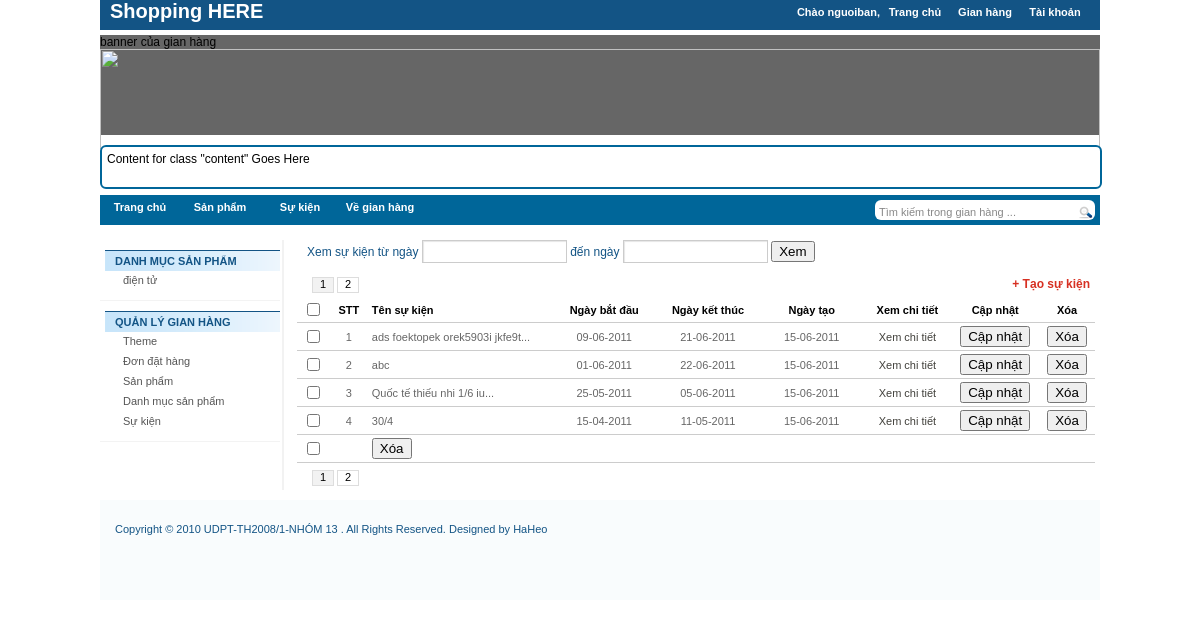
Screenshot of /ds_su_kien_admin.php?maGianHang=3 (signed in) with the database file from the repository.
### tables this page shows
CREATE TABLE `loai_san_pham` (
  `MaLoaiSP` int(11) NOT NULL AUTO_INCREMENT,
  `TenLoaiSP` varchar(50) DEFAULT NULL,
  `MaGianHang` int(11) NOT NULL,
  PRIMARY KEY (`MaLoaiSP`),
  KEY `FK_LoaiSP_GianHang` (`MaGianHang`),
  CONSTRAINT `FK_LoaiSP_GianHang` FOREIGN KEY (`MaGianHang`) REFERENCES `gian_hang` (`MaGianHang`) ON DELETE NO ACTION ON UPDATE NO ACTION
);

CREATE TABLE `su_kien` (
  `MaSuKien` int(11) NOT NULL,
  `MaGianHang` int(11) NOT NULL,
  `TenSuKien` varchar(100) NOT NULL,
  `NoiDungSuKien` text,
  `NgayTao` datetime NOT NULL,
  `NgayBatDau` datetime DEFAULT NULL,
  `NgayKetThuc` datetime DEFAULT NULL,
  `NgayCapNhat` datetime DEFAULT NULL,
  `NguoiCapNhat` int(11) DEFAULT NULL,
  `NgayXoa` datetime DEFAULT NULL,
  `NguoiXoa` int(11) DEFAULT NULL,
  `DaXoa` int(11) NOT NULL,
  `HinhAnh` varchar(100) DEFAULT NULL,
  PRIMARY KEY (`MaSuKien`),
  KEY `FK_Su_Kien_Gian_Hang` (`MaGianHang`),
  CONSTRAINT `FK_Su_Kien_Doi_Tuong` FOREIGN KEY (`MaSuKien`) REFERENCES `doi_tuong` (`MaDoiTuong`) ON DELETE NO ACTION ON UPDATE NO ACTION,
  CONSTRAINT `FK_Su_Kien_Gian_Hang` FOREIGN KEY (`MaGianHang`) REFERENCES `gian_hang` (`MaGianHang`) ON DELETE NO ACTION ON UPDATE NO ACTION
);

### class/ConnectDB.php (called while the page is built, shortened)
<?php
class ConnectDB {
	public static function OpenConnection()
	{
		return true;
	}
}
?>

### class/NguoiDungDAO.php (called while the page is built, shortened)
<?php
require_once 'ConnectDB.php';
class NguoiDungDAO extends ConnectDB {
	public  static  function LayThongTinNguoiDungTheoMa($maNguoiDung)
	{
		$nguoiDungDto = new NguoiDungDTO();
		try {
			$strSQL = "select * from `nguoi_dung` where `MaNguoiDung` = $maNguoiDung;";
			$result = mysql_query($strSQL, ConnectDB::$mLink);
			while ($row = mysql_fetch_array($result))
			{
				$nguoiDungDto->MaNguoiDung = $row["MaNguoiDung"];
				$nguoiDungDto->MaLoaiND = $row["MaLoaiND"];
				$nguoiDungDto->MaGianHang = $row["MaGianHang"];
				$nguoiDungDto->HoTen = $row["HoTen"];
				$nguoiDungDto->GioiTinh = $row["GioiTinh"];
				$nguoiDungDto->UserName = $row["UserName"];
				$nguoiDungDto->DiaChi = $row["DiaChi"];
				$nguoiDungDto->Email = $row["Email"];
				$nguoiDungDto->MatKhau = $row["MatKhau"];
				$nguoiDungDto->TinhTrang = $row["TinhTrang"];
				$nguoiDungDto->AnhDaiDien = $row["AnhDaiDien"];
			}
		} catch (Exception $e) {
			$nguoiDungDto = null;
		}
		return $nguoiDungDto;
	}
}
?>

### class/GianHangDAO.php (called while the page is built, shortened)
<?php
require_once ('ConnectDB.php');
class GianHangDAO extends ConnectDB {
	public static function LayGianHangTheoMa($maGianHang, $trangThai)
	{
		$gianHangDto = new GianHangDTO();
		try {
			$strSQL = "SELECT *
					FROM `gian_hang`
					WHERE `MaGianHang` = $maGianHang ";
			if ($trangThai == 2)
			{
				$strSQL .=";";
			}
			else
			{
				$strSQL .=" AND `DaXoa` = $trangThai;";
			}
			$result = mysql_query($strSQL, ConnectDB::$mLink);
			$row = mysql_fetch_array($result);
			$gianHangDto->MaGianHang = $row["MaGianHang"];
			$gianHangDto->MaNguoiDung = $row["MaNguoiDung"];
			$gianHangDto->TenGianHang = $row["TenGianHang"];
			$gianHangDto->NgayTao = $row["NgayTao"];
			$gianHangDto->NgayXoa = $row["NgayXoa"];
			$gianHangDto->NguoiXoa = $row["NguoiXoa"];
			$gianHangDto->NgayCapNhat = $row["NgayCapNhat"];
			$gianHangDto->NguoiCapNhat = $row["NguoiCapNhat"];
			$gianHangDto->Theme = $row["Theme"];
			$gianHangDto->DaXoa = $row["DaXoa"];
			$gianHangDto->LuotXem = $row["LuotXem"];
			$gianHangDto->ThongTin = $row["ThongTin"];
		} catch (Exception $e) {
			$gianHangDto = null;
		}
		return $gianHangDto;
	}
}
?>

### class/LoaiSanPhamDAO.php (called while the page is built, shortened)
<?php
require_once 'ConnectDB.php';
class LoaiSanPhamDAO extends ConnectDB {
	public static function LayDanhSachLoaiSanPhamTheoMaGianHang($maGianHang)
	{
		$lstLoaiSP = array();
		try {
			$strSQL = "	select *
						from `loai_san_pham`
						where `MaGianHang` = $maGianHang";
			$result = mysql_query($strSQL, ConnectDB::$mLink);
			if(mysql_num_rows($result) == 0)
			{
				$lstLoaiSP = null;
			}
			else
			{
				while($rows = mysql_fetch_array($result))
				{
					$loaiSanPhamDto = new LoaiSanPhamDTO();
					$loaiSanPhamDto->MaLoaiSP = $rows["MaLoaiSP"];
					$loaiSanPhamDto->TenLoaiSP = $rows["TenLoaiSP"];
					$loaiSanPhamDto->MaGianHang = $rows["MaGianHang"];
					array_push($lstLoaiSP, $loaiSanPhamDto);
				}
			}
		}
		catch (Exception $e)
		{
			$lstLoaiSP = null;
		}
		return $lstLoaiSP;
	}
}
?>

### class/SuKienDAO.php (called while the page is built, shortened)
<?php
require_once ('ConnectDB.php');
class SuKienDAO extends ConnectDB {
	public  static  function LayDanhSachSuKienTheoGianHang($maGianHang)
	{
		$lstSuKien = array();
		try {
			$strSQL = "	select * from Su_Kien sk
					   	where sk.MaGianHang = $maGianHang  AND sk.DaXoa = 0
						ORDER BY sk.NgayBatDau DESC;";
			$result = mysql_query($strSQL, ConnectDB::$mLink);
			while ($row = mysql_fetch_array($result) )
			{
				$suKienDto = new SuKienDTO();
				$suKienDto->MaSuKien = $row["MaSuKien"];
				$suKienDto->MaGianHang = $row["MaGianHang"];
				$suKienDto->TenSuKien = $row["TenSuKien"];
				$suKienDto->HinhAnh = $row["HinhAnh"];
				$suKienDto->NoiDungSuKien = $row["NoiDungSuKien"];
				$suKienDto->NgayTao = $row["NgayTao"];
				$suKienDto->NgayBatDau = $row["NgayBatDau"];
				$suKienDto->NgayKetThuc = $row["NgayKetThuc"];
				$suKienDto->NgayCapNhat = $row["NgayCapNhat"];
				$suKienDto->NguoiCapNhat = $row["NguoiCapNhat"];
				$suKienDto->NgayXoa = $row["NgayXoa"];
				$suKienDto->NguoiXoa = $row["NguoiXoa"];
				$suKienDto->DaXoa = $row["DaXoa"];
				array_push($lstSuKien, $suKienDto);
			}
		} catch (Exception $e) {
			$lstSuKien = null;
		}
		return $lstSuKien;
	}
}
?>

### controls/ucDSSuKien_Admin.php (the view, shortened to what this page needs)
<?php
	if ($_SESSION['Authentication'] != 2)
	{
		header('Location:index.php');
		return;
	}
	else
	{
		if (isset($_REQUEST['maGianHang']) && is_numeric($_REQUEST['maGianHang']))
		{
			require_once('class/SuKienDAO.php');
			require_once('class/GianHangDAO.php');
			$gianHang = GianHangDAO::LayGianHangTheoMa($maGH,0);
			if (is_null($gianHang))
			{
				header('Location:index.php');
				return;
			}
			else
			{
				$dsSuKien = SuKienDAO::LayDanhSachSuKienTheoGianHang($_REQUEST['maGianHang']);
			}
		}
		else
		{
			header('Location:index.php');
			return;
		}
	}
?>
<div class="toolbox text-normal-1">
	<p>
	Xem sự kiện từ ngày
    <input name='dtpNgayBD_SK' type='text' id='dtpNgayBD_SK' size='15'>
    đến ngày
    <input name='dtpNgayKT_SK' type='text' id='dtpNgayKT_SK' size='15'>
    <input type="button" name="btnXemSuKienTheoNgay" id="btnXemSuKienTheoNgay" value="Xem" />
	</p>
</div>
<div class="toolbox">
	<div class="paging">
      <div class="item">
          <a href="#" class="item current">1</a>
          <a href="#" class="item">2</a>
      </div>
    </div>
    <div class="button">
    	<a href="tao_su_kien.php"> + Tạo sự kiện</a>
    </div>
</div>
<div class="list-product" id="ketqua_xuly_SuKien">
<table width="100%" border="0" cellspacing="0" cellpadding="5">
          <tr>
          	<th width="4%">
            	<input name="chkAll" id="idChkAll_1" type="checkbox" value="0" onclick ="return checkAll_SuKien('idChkAll_1')"/>
            </th>
            <th width="5%">STT</th>
            <th width="23%" align="left">Tên sự kiện</th>
            <th width="13%">Ngày bắt đầu</th>
            <th width="13%">Ngày kết thúc</th>
            <th width="13%">Ngày tạo</th>
            <th width="11%">Xem chi tiết</th>
            <th width="11%">Cập nhật</th>
            <th width="7%">Xóa</th>
          </tr>
<?php
	$dem = 0;
	$strOuput = "";
	foreach($dsSuKien as $suKienDto)
	{
		$dem = $dem + 1;
		$tenSK = $suKienDto->TenSuKien;
		if (strlen($tenSK) > 30)
			$tenSK = substr($tenSK,0,30).'...';
		$ngayBD = date_create($suKienDto->NgayBatDau);
		$ngayBD = $ngayBD->format('d-m-Y');
		$ngayKT = date_create($suKienDto->NgayKetThuc);
		$ngayKT = $ngayKT->format('d-m-Y');
		$ngayTao = date_create($suKienDto->NgayTao);
		$ngayTao = $ngayTao->format('d-m-Y');
        $strOuput .="<tr id='view_row_SuKien_".$suKienDto->MaSuKien."'>
            <td>
                <input  onclick='return updateList_SuKien()' type='checkbox' name='chkSuKien' value='".$suKienDto->MaSuKien."' />
            </td>
            <td>$dem</td>
            <td style='text-align: left;' >$tenSK</td>
            <td>$ngayBD</td>
            <td>$ngayKT</td>
            <td>$ngayTao</td>
            <td>
            	<a href='chi_tiet_su_kien.php?maGianHang=$gianHang->MaGianHang&id=$suKienDto->MaSuKien'>Xem chi tiết</a>
            </td>
            <td>
                <form action='' method='post'>
                  <input name='btnCapNhatSK' type='button' value='Cập nhật' />
                </form>
            </td>
            <td>";
		if ($suKienDto->DaXoa == 0)
		{
			$func = "funcXoaSuKien('".$suKienDto->MaSuKien."')";
			$strOuput .= "<input name='btnXoaSK' type='button' value='Xóa' onclick=$func id='kq_maSK_$suKienDto->MaSuKien'/>
            </td>
          </tr></div>";
		}
		else
		{
			$strOuput .= "<input name='btnXoaSK' type='button' value='Xóa' disabled='disabled' />
            </td>
          </tr></div>";
		}
	}
	echo $strOuput;
?>
          <tr>
          	<td >
            	<input name="chkAll" id="idChkAll_2" type="checkbox" value="0" onclick ="return checkAll_SuKien('idChkAll_2')"/>
            </td>
            <td>&nbsp;</td>
            <td style="text-align:left;">
                  <input type="button" name="btnXoaNhieuSK" id="btnXoaNhieuSK" value="Xóa" onclick="funcXoaNhieuSuKien()" />
            </td>
            <td>&nbsp;</td>
            <td>&nbsp;</td>
            <td>&nbsp;</td>
            <td>&nbsp;</td>
            <td>&nbsp;</td>
            <td>&nbsp;</td>
          </tr>
</div>
<div class="paging">
    <div class="item">
      <a href="#" class="item current">1</a>
      <a href="#" class="item">2</a>
    </div>
</div>

### controls/ucMenu_Shop.php
<?php
	if (isset($_REQUEST['maGianHang']) && is_numeric($_REQUEST['maGianHang']))
	{
		require_once ('class/GianHangDAO.php');
		require_once ('class/LoaiSanPhamDAO.php');
		$maGH = $_REQUEST['maGianHang'];
		$gianHangDto = GianHangDAO::LayGianHangTheoMa($maGH, 0);
		if (is_null($gianHangDto))
		{
		}
		else
		{
			$dsLoaiSP = LoaiSanPhamDAO::LayDanhSachLoaiSanPhamTheoMaGianHang($maGH);
			echo '
				<div class="menu-shop-left">
					<ul>
						<li><div class="title"><label>danh mục sản phẩm</label></div></li>';
			if (is_null($dsLoaiSP))
			{
				echo "";
			}
			else
			{
				foreach($dsLoaiSP as $loaiSanPhamDto)
				{
					echo '<li>
					<a href="ds_san_pham.php?maLoaiSP='.$loaiSanPhamDto->MaLoaiSP.'&maGianHang='.$gianHangDto->MaGianHang.'">'.$loaiSanPhamDto->TenLoaiSP.'</a></li>';
				}
			}
			echo '</ul>
				</div>
				';
		}
	}
	else
	{
	}
?>
<?php
	if($_SESSION['IsLogin'] == 1)
	{
		if ($gianHangDto->MaNguoiDung == $_SESSION['IdUser'])
		{
			echo '
			<div class="menu-shop-left">
				<ul>
					<li><div class="title"><label>Quản lý gian hàng</label></div></li>
					<li><a href="cap_nhat_theme.php?maGianHang='.$gianHangDto->MaGianHang.'">Theme</a></li>
					<li><a href="ds_don_dat_hang.php=?maGianHang='.$gianHangDto->MaGianHang.'">Đơn đặt hàng</a></li>
					<li><a href="ds_san_pham_admin.php?maGianHang='.$gianHangDto->MaGianHang.'">Sản phẩm</a></li>
					<li><a href="danh_muc_san_pham.php?maGianHang='.$gianHangDto->MaGianHang.'">Danh mục sản phẩm</a></li>
					<li><a href="ds_su_kien_admin.php?maGianHang='.$gianHangDto->MaGianHang.'">Sự kiện</a></li>
			  </ul>
			</div>
			';
		}
	}
?>

### css/style-default.css (style rules this page uses)
body { font-family:Tahoma, Geneva, sans-serif; font-size:12px; background: #FFF; margin: 0; padding: 0; color: #000; }
ul, ol, dl { padding: -10px; margin: -10px; list-style:none; }
h1, h2, h3, h4, h5, h6, p { margin-top: 0; padding-right: 15px; padding-left: 15px; color: #135485; }
a:link { color: #42413C; text-decoration: none; }
label { cursor: pointer; }
.paging { float:left; width: 388px; height: 18px; padding: 2px 0px 2px 20px; background: #FFF; color: #DDD; }
.paging .item { color:#000; text-decoration: none; font-size:11px; font-weight:normal; text-align:center; width:20px; height: 14px; display: inline; }
.paging .item a { border: 1px solid #DDD; color:#000; text-decoration: none; display:inline-block; }
.paging .item .current { background:#F2F2F2; }
.text-normal-1,.text-normal-2 { color: #555; font-weight: normal; font-size: 12px; }
input[type="text"], textarea { background: none repeat scroll 0 0 #FFFFFF; border: 1px solid #CCCCCC; box-shadow: 1px 1px 1px rgba(0, 0, 0, 0.1) inset; padding: 3px; }
.toolbox { float:none; width: 798px; display:block; }
.toolbox .button { float:right; width: 350px; line-height: 18px; color: #900; text-align:right; }
.toolbox .button a { line-height: 18px; color: #D73022; font-weight:bold; }

### css/style-shop.css (style rules this page uses)
.menu-shop-left { border-bottom: 1px solid #F3F3F3; width: 175px; float: left; padding: 10px 0px 10px 5px; }
.menu-shop-left ul { list-style:none; margin: auto; padding:0px; }
.menu-shop-left li { float: left; padding: 0px; width: 175px; font-size: 11px; height:20px; }
.menu-shop-left li .title { background: url(../image/bg_title_right_sidebar.gif) repeat-y left; color: #135485; border-top: 1px solid #135485; font-weight: bold; text-transform: uppercase; width: 165px; padding-left: 10px; line-height: 20px; }
.menu-shop-left li a { padding-left: 18px; display:block; font-weight:normal; text-align:left; text-decoration:none; color:#555; line-height: 20px; }
.list-product { width: 798px; padding: 5px; }
.list-product table { border-collapse: collapse; background: #fff; font-size: 11px; }
.list-product th { border-bottom: 1px solid #ccc; color: #000; background:-moz-linear-gradient(center top , #FFFFFF, #F9F9F9) repeat scroll 0 0 #F6F6F6; padding: 3px; }
.list-product td { border-bottom: 1px solid #ccc; color: #666666; padding: 3px 3px; text-align:center; }

### rows the page displays
loai_san_pham: TenLoaiSP "điện tử"
su_kien: TenSuKien "ads foektopek orek5903i jkfe9t...", NgayBatDau "09-06-2011", NgayKetThuc "21-06-2011", NgayTao "15-06-2011"
su_kien: TenSuKien "abc", NgayBatDau "01-06-2011", NgayKetThuc "22-06-2011", NgayTao "15-06-2011"
su_kien: TenSuKien "Quốc tế thiếu nhi 1/6 iu...", NgayBatDau "25-05-2011", NgayKetThuc "05-06-2011", NgayTao "15-06-2011"
su_kien: TenSuKien "30/4", NgayBatDau "15-04-2011", NgayKetThuc "11-05-2011", NgayTao "15-06-2011"

### other values shown
$_SESSION['UserName'] "nguoiban"
